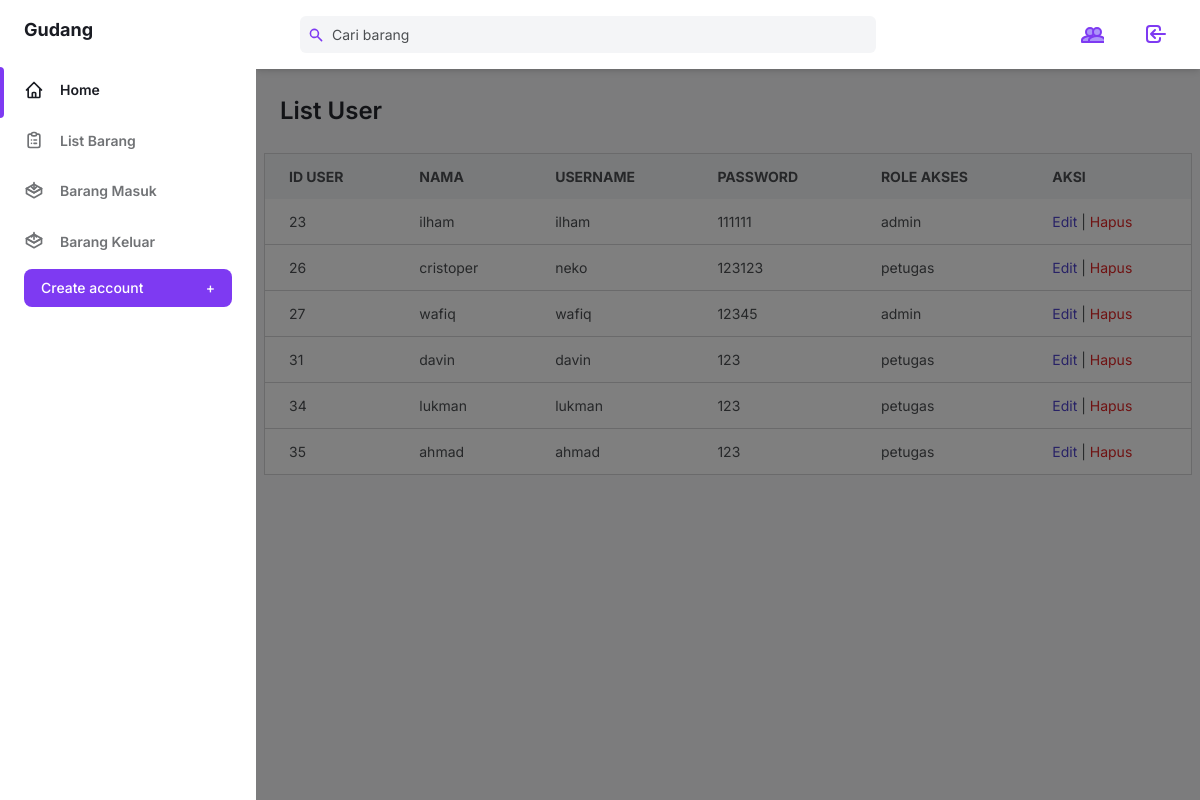
The app's page /user.php (signed in) with its own data.
### tables this page shows
CREATE TABLE `user` (
  `id_user` int(11) NOT NULL,
  `nama` varchar(100) NOT NULL,
  `password` varchar(50) NOT NULL,
  `username` varchar(50) NOT NULL,
  `role_id` int(4) NOT NULL
);

CREATE TABLE `role` (
  `id_role` int(4) NOT NULL,
  `nama` varchar(50) NOT NULL
);

### user.php (the view, shortened to what this page needs)
<?php
include("config.php");
$view = $connect->query("SELECT u.*,r.nama as nama_role FROM user as u INNER JOIN role as r ON u.role_id=r.id_role");
?>
<!DOCTYPE html>
<html :class="{ 'theme-dark': dark }" x-data="data()" lang="en">
  <head>
    <link rel="stylesheet" href="./assets/css/tailwind.output.css" />
    <link
      rel="stylesheet"
      href="https://cdnjs.cloudflare.com/ajax/libs/Chart.js/2.9.3/Chart.min.css"
    />
  </head>
  <body>
    <div
      class="flex h-screen bg-gray-50 dark:bg-gray-900"
      :class="{ 'overflow-hidden': isSideMenuOpen }"
    >
      <aside
        class="z-20 hidden w-64 overflow-y-auto bg-white dark:bg-gray-800 md:block flex-shrink-0"
      >
        <div class="py-4 text-gray-500 dark:text-gray-400">
          <a
            class="ml-6 text-lg font-bold text-gray-800 dark:text-gray-200"
            href="#"
          >
            Gudang
          </a>
          <ul class="mt-6">
            <li class="relative px-6 py-3">
              <span
                class="absolute inset-y-0 left-0 w-1 bg-purple-600 rounded-tr-lg rounded-br-lg"
                aria-hidden="true"
              ></span>
              <a
                class="inline-flex items-center w-full text-sm font-semibold text-gray-800 transition-colors duration-150 hover:text-gray-800 dark:hover:text-gray-200 dark:text-gray-100"
                href="index.php"
              >
                <svg
                  class="w-5 h-5"
                  aria-hidden="true"
                  fill="none"
                  stroke-linecap="round"
                  stroke-linejoin="round"
                  stroke-width="2"
                  viewBox="0 0 24 24"
                  stroke="currentColor"
                >
                  <path
                    d="M3 12l2-2m0 0l7-7 7 7M5 10v10a1 1 0 001 1h3m10-11l2 2m-2-2v10a1 1 0 01-1 1h-3m-6 0a1 1 0 001-1v-4a1 1 0 011-1h2a1 1 0 011 1v4a1 1 0 001 1m-6 0h6"
                  ></path>
                </svg>
                <span class="ml-4">Home</span>
              </a>
            </li>
          </ul>
          <ul>
            <li class="relative px-6 py-3">
              <a
                class="inline-flex items-center w-full text-sm font-semibold transition-colors duration-150 hover:text-gray-800 dark:hover:text-gray-200"
                href="tambah_barang.php"
              >
                <span class="ml-4">List Barang</span>
              </a>
            </li>
            <li class="relative px-6 py-3">
              <a
                class="inline-flex items-center w-full text-sm font-semibold transition-colors duration-150 hover:text-gray-800 dark:hover:text-gray-200"
                href="barang_masuk.php"
              >
                <span class="ml-4">Barang Masuk</span>
              </a>
            </li>
            <li class="relative px-6 py-3">
              <a
                class="inline-flex items-center w-full text-sm font-semibold transition-colors duration-150 hover:text-gray-800 dark:hover:text-gray-200"
                href="barang_keluar.php"
              >
                <span class="ml-4">Barang Keluar</span>
              </a>
            </li>
          <div class="px-6 my-5">
            <a href="pages/user_add.php">
            <button
              class="flex items-center justify-between w-full px-4 py-2 text-sm font-medium leading-5 text-white transition-colors duration-150 bg-purple-600 border border-transparent rounded-lg active:bg-purple-600 hover:bg-purple-700 focus:outline-none focus:shadow-outline-purple"
            >
              Create account
              <span class="ml-2" aria-hidden="true">+</span>
            </button>
            </a>
          </div>
          </ul>
        </div>
      </aside>
      <div
        x-show="isSideMenuOpen"
        x-transition:enter="transition ease-in-out duration-150"
        x-transition:enter-start="opacity-0"
        x-transition:enter-end="opacity-100"
        x-transition:leave="transition ease-in-out duration-150"
        x-transition:leave-start="opacity-100"
        x-transition:leave-end="opacity-0"
        class="fixed inset-0 z-10 flex items-end bg-black bg-opacity-50 sm:items-center sm:justify-center"
      ></div>
      <div class="flex flex-col flex-1 w-full">
        <header class="z-10 py-4 bg-white shadow-md dark:bg-gray-800">
          <div
            class="container flex items-center justify-between h-full px-6 mx-auto text-purple-600 dark:text-purple-300"
          >
            <div class="flex justify-center flex-1 lg:mr-32">
              <div class="relative w-full max-w-xl mr-6 focus-within:text-purple-500">
                <div class="absolute inset-y-0 flex items-center pl-2">
                  <svg
                    class="w-4 h-4"
                    aria-hidden="true"
                    fill="currentColor"
                    viewBox="0 0 20 20"
                  >
                    <path
                      fill-rule="evenodd"
                      d="M8 4a4 4 0 100 8 4 4 0 000-8zM2 8a6 6 0 1110.89 3.476l4.817 4.817a1 1 0 01-1.414 1.414l-4.816-4.816A6 6 0 012 8z"
                      clip-rule="evenodd"
                    ></path>
                  </svg>
                </div>
                <input
                  class="w-full pl-8 pr-2 text-sm text-gray-700 placeholder-gray-600 bg-gray-100 border-0 rounded-md dark:placeholder-gray-500 dark:focus:shadow-outline-gray dark:focus:placeholder-gray-600 dark:bg-gray-700 dark:text-gray-200 focus:placeholder-gray-500 focus:bg-white focus:border-purple-300 focus:outline-none focus:shadow-outline-purple form-input"
                  type="text"
                  placeholder="Cari barang"
                  aria-label="Search"
                  id="cariBarang"
                />
              </div>
            </div>
            <ul class="flex items-center flex-shrink-0 space-x-6">
              <li class="flex">
                <button>
                      <a
                        class="inline-flex items-center w-full px-2 py-1 text-sm font-semibold transition-colors duration-150 rounded-md hover:bg-gray-100 hover:text-gray-800 dark:hover:bg-gray-800 dark:hover:text-gray-200"
                        href="user.php"
                      >
                      </a>
                  </button>
                </li>
              <li class="flex">
                <button>
                      <a
                        class="inline-flex items-center w-full px-2 py-1 text-sm font-semibold transition-colors duration-150 rounded-md hover:bg-gray-100 hover:text-gray-800 dark:hover:bg-gray-800 dark:hover:text-gray-200"
                        href="logout.php"
                      >
                        <svg
                          class="w-6 h-6"
                          aria-hidden="true"
                          fill="none"
                          stroke-linecap="round"
                          stroke-linejoin="round"
                          stroke-width="2"
                          viewBox="0 0 24 24"
                          stroke="currentColor"
                        >
                          <path
                            d="M11 16l-4-4m0 0l4-4m-4 4h14m-5 4v1a3 3 0 01-3 3H6a3 3 0 01-3-3V7a3 3 0 013-3h7a3 3 0 013 3v1"
                          ></path>
                        </svg>
                      </a>
                  </button>
                </li>
            </ul>
          </div>
        </header>
        <main class="h-full overflow-y-auto">
          <div class="container px-6 mx-auto grid">
            <h2
              class="my-6 text-2xl font-semibold text-gray-700 dark:text-gray-200"
            >
              List User
            </h2>
              </div>
               <div class="container mx-auto px-2 w-full">
                    <div class="content-container w-full">
                         <div class="overflow-x-auto w-full">
                              <table class="min-w-full w-full bg-white border border-gray-200 dark:bg-gray-800 dark:border-gray-700">
                                   <thead>
                                        <tr class="bg-gray-100 text-gray-600 uppercase text-sm leading-normal dark:bg-gray-700 dark:text-gray-400">
                                          <th class="py-3 px-6 text-left">ID User</th>
                                          <th class="py-3 px-6 text-left">Nama</th>
                                          <th class="py-3 px-6 text-left">Username</th>
                                          <th class="py-3 px-6 text-left">Password</th>
                                          <th class="py-3 px-6 text-left">Role Akses</th>
                                          <th class="py-3 px-6 text-left">Aksi</th>
                                        </tr>
                                   </thead>
                                   <tbody class="text-gray-600 text-sm font-light dark:text-gray-300">
                                        <?php
                                        while ($row = $view->fetch_array()) { ?>
                                          <tr class="border-b border-gray-200 hover:bg-gray-100 dark:border-gray-700 dark:hover:bg-gray-600 table-row-hover user-row">
                                             <td class="py-3 px-6 text-left"><?= $row['id_user'] ?></td>
                                             <td class="py-3 px-6 text-left user-name"><?= $row['nama'] ?></td>
                                             <td class="py-3 px-6 text-left"><?= $row['username'] ?></td>
                                             <td class="py-3 px-6 text-left"><?= $row['password'] ?></td>
                                             <td class="py-3 px-6 text-left"><?= $row['nama_role'] ?></td>
                                             <td class="py-3 px-6 text-left">
                                                  <a href="pages/user_edit.php?id=<?= $row['id_user'] ?>" style="color: #5145cd;" class="hover:text-blue-900 dark:text-blue-400 dark:hover:text-blue-300">Edit</a> |
                                                  <a href="user_hapus.php?id=<?= $row['id_user'] ?>" style="color: #e02424;" class="hover:text-red-900 dark:text-red-400 dark:hover:text-red-300">Hapus</a>
                                             </td>
                                          </tr>
                                        <?php
                                        } ?>
                                   </tbody>
                              </table>
                         </div>
                    </div>
               </div>
          </div>
     </div>
  </body>
</html>

### records on screen
user: id_user "23", nama "ilham", username "ilham", password "111111", role.nama "admin"
user: id_user "26", nama "cristoper", username "neko", password "123123", role.nama "petugas"
user: id_user "27", nama "wafiq", username "wafiq", password "12345", role.nama "admin"
user: id_user "31", nama "davin", username "davin", password "123", role.nama "petugas"
user: id_user "34", nama "lukman", username "lukman", password "123", role.nama "petugas"
user: id_user "35", nama "ahmad", username "ahmad", password "123", role.nama "petugas"
